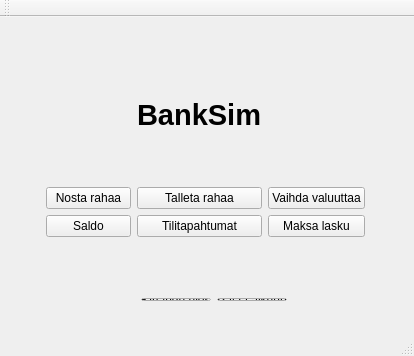
<?xml version="1.0" encoding="UTF-8"?>
<ui version="4.0">
 <class>MainWindow</class>
 <widget class="QMainWindow" name="MainWindow">
  <property name="geometry">
   <rect>
    <x>0</x>
    <y>0</y>
    <width>414</width>
    <height>356</height>
   </rect>
  </property>
  <property name="windowTitle">
   <string>MainWindow</string>
  </property>
  <widget class="QWidget" name="centralWidget">
   <widget class="QStackedWidget" name="stackedWidget">
    <property name="geometry">
     <rect>
      <x>0</x>
      <y>0</y>
      <width>401</width>
      <height>261</height>
     </rect>
    </property>
    <property name="currentIndex">
     <number>2</number>
    </property>
    <widget class="QWidget" name="page_7">
     <widget class="QLabel" name="label_8">
      <property name="geometry">
       <rect>
        <x>110</x>
        <y>50</y>
        <width>181</width>
        <height>16</height>
       </rect>
      </property>
      <property name="text">
       <string>Kortti tunnistettu! Syötä pinkoodisi!</string>
      </property>
     </widget>
     <widget class="QPushButton" name="pushButton_12Syotapin">
      <property name="geometry">
       <rect>
        <x>160</x>
        <y>140</y>
        <width>80</width>
        <height>21</height>
       </rect>
      </property>
      <property name="text">
       <string>Syötä Pin</string>
      </property>
     </widget>
    </widget>
    <widget class="QWidget" name="page_8">
     <widget class="QPushButton" name="pushButton_pankki">
      <property name="geometry">
       <rect>
        <x>90</x>
        <y>130</y>
        <width>80</width>
        <height>21</height>
       </rect>
      </property>
      <property name="text">
       <string>Pankki</string>
      </property>
     </widget>
     <widget class="QPushButton" name="pushButton_visa">
      <property name="geometry">
       <rect>
        <x>230</x>
        <y>130</y>
        <width>80</width>
        <height>21</height>
       </rect>
      </property>
      <property name="text">
       <string>Visa</string>
      </property>
     </widget>
    </widget>
    <widget class="QWidget" name="page">
     <widget class="QWidget" name="layoutWidget">
      <property name="geometry">
       <rect>
        <x>35</x>
        <y>20</y>
        <width>341</width>
        <height>211</height>
       </rect>
      </property>
      <layout class="QGridLayout" name="gridLayout_2">
       <item row="0" column="1">
        <widget class="QLabel" name="label">
         <property name="font">
          <font>
           <pointsize>22</pointsize>
           <weight>75</weight>
           <bold>true</bold>
          </font>
         </property>
         <property name="text">
          <string>BankSim</string>
         </property>
        </widget>
       </item>
       <item row="1" column="0">
        <widget class="QPushButton" name="pushButton">
         <property name="text">
          <string>Nosta rahaa</string>
         </property>
        </widget>
       </item>
       <item row="1" column="1">
        <widget class="QPushButton" name="pushButton_2">
         <property name="text">
          <string>Talleta rahaa</string>
         </property>
        </widget>
       </item>
       <item row="1" column="2">
        <widget class="QPushButton" name="pushButton_3">
         <property name="text">
          <string>Vaihda valuuttaa</string>
         </property>
        </widget>
       </item>
       <item row="2" column="0">
        <widget class="QPushButton" name="pushButton_4">
         <property name="text">
          <string>Saldo</string>
         </property>
        </widget>
       </item>
       <item row="2" column="1">
        <widget class="QPushButton" name="pushButton_5">
         <property name="text">
          <string>Tilitapahtumat</string>
         </property>
        </widget>
       </item>
       <item row="2" column="2">
        <widget class="QPushButton" name="pushButton_6">
         <property name="text">
          <string>Maksa lasku</string>
         </property>
        </widget>
       </item>
      </layout>
     </widget>
    </widget>
    <widget class="QWidget" name="page_2">
     <widget class="QLabel" name="label_2">
      <property name="geometry">
       <rect>
        <x>130</x>
        <y>20</y>
        <width>161</width>
        <height>41</height>
       </rect>
      </property>
      <property name="font">
       <font>
        <pointsize>18</pointsize>
        <weight>75</weight>
        <bold>true</bold>
       </font>
      </property>
      <property name="text">
       <string>Nosta rahaa</string>
      </property>
     </widget>
     <widget class="QLabel" name="label_5">
      <property name="geometry">
       <rect>
        <x>150</x>
        <y>120</y>
        <width>141</width>
        <height>16</height>
       </rect>
      </property>
      <property name="text">
       <string>Syötä nostettava summa</string>
      </property>
     </widget>
     <widget class="QWidget" name="layoutWidget">
      <property name="geometry">
       <rect>
        <x>100</x>
        <y>170</y>
        <width>216</width>
        <height>25</height>
       </rect>
      </property>
      <layout class="QHBoxLayout" name="horizontalLayout_2">
       <item>
        <widget class="QLineEdit" name="lineEdit_nostoSum"/>
       </item>
       <item>
        <widget class="QPushButton" name="pushButton_nosta">
         <property name="text">
          <string>Nosta</string>
         </property>
        </widget>
       </item>
      </layout>
     </widget>
    </widget>
    <widget class="QWidget" name="page_3">
     <widget class="QLabel" name="label_3">
      <property name="geometry">
       <rect>
        <x>120</x>
        <y>20</y>
        <width>161</width>
        <height>41</height>
       </rect>
      </property>
      <property name="font">
       <font>
        <pointsize>18</pointsize>
        <weight>75</weight>
        <bold>true</bold>
       </font>
      </property>
      <property name="text">
       <string>Talleta rahaa</string>
      </property>
     </widget>
     <widget class="QLabel" name="label_6">
      <property name="geometry">
       <rect>
        <x>150</x>
        <y>120</y>
        <width>131</width>
        <height>16</height>
       </rect>
      </property>
      <property name="text">
       <string>Syötä talletettava summa</string>
      </property>
     </widget>
     <widget class="QWidget" name="layoutWidget">
      <property name="geometry">
       <rect>
        <x>100</x>
        <y>170</y>
        <width>216</width>
        <height>25</height>
       </rect>
      </property>
      <layout class="QHBoxLayout" name="horizontalLayout_3">
       <item>
        <widget class="QLineEdit" name="lineEdit_pano"/>
       </item>
       <item>
        <widget class="QPushButton" name="pushButton_pano">
         <property name="text">
          <string>Talleta</string>
         </property>
        </widget>
       </item>
      </layout>
     </widget>
    </widget>
    <widget class="QWidget" name="page_4">
     <widget class="QLabel" name="label_4">
      <property name="geometry">
       <rect>
        <x>100</x>
        <y>20</y>
        <width>211</width>
        <height>41</height>
       </rect>
      </property>
      <property name="font">
       <font>
        <pointsize>18</pointsize>
        <weight>75</weight>
        <bold>true</bold>
       </font>
      </property>
      <property name="text">
       <string>Vaihda Valuuttaa</string>
      </property>
     </widget>
     <widget class="QComboBox" name="comboBox">
      <property name="geometry">
       <rect>
        <x>110</x>
        <y>130</y>
        <width>181</width>
        <height>22</height>
       </rect>
      </property>
      <item>
       <property name="text">
        <string>Kruunu</string>
       </property>
      </item>
      <item>
       <property name="text">
        <string>Punta</string>
       </property>
      </item>
      <item>
       <property name="text">
        <string>Dollari</string>
       </property>
      </item>
      <item>
       <property name="text">
        <string>Rupla</string>
       </property>
      </item>
     </widget>
     <widget class="QLabel" name="label_7">
      <property name="geometry">
       <rect>
        <x>120</x>
        <y>90</y>
        <width>161</width>
        <height>16</height>
       </rect>
      </property>
      <property name="text">
       <string>Valitse valuutta ja syötä summa</string>
      </property>
     </widget>
     <widget class="QLineEdit" name="lineEdit_3">
      <property name="geometry">
       <rect>
        <x>110</x>
        <y>160</y>
        <width>181</width>
        <height>22</height>
       </rect>
      </property>
     </widget>
     <widget class="QPushButton" name="pushButton_11_nostaMuunnos">
      <property name="geometry">
       <rect>
        <x>223</x>
        <y>220</y>
        <width>91</width>
        <height>21</height>
       </rect>
      </property>
      <property name="text">
       <string>Nosta</string>
      </property>
     </widget>
     <widget class="QPushButton" name="pushButton_12Muunna">
      <property name="geometry">
       <rect>
        <x>110</x>
        <y>220</y>
        <width>80</width>
        <height>21</height>
       </rect>
      </property>
      <property name="text">
       <string>Muunna</string>
      </property>
     </widget>
     <widget class="QLabel" name="label_14">
      <property name="geometry">
       <rect>
        <x>110</x>
        <y>190</y>
        <width>71</width>
        <height>20</height>
       </rect>
      </property>
      <property name="text">
       <string>Euroina:</string>
      </property>
     </widget>
     <widget class="QLabel" name="label_12muunos">
      <property name="geometry">
       <rect>
        <x>160</x>
        <y>190</y>
        <width>51</width>
        <height>21</height>
       </rect>
      </property>
      <property name="frameShape">
       <enum>QFrame::Box</enum>
      </property>
      <property name="text">
       <string/>
      </property>
     </widget>
    </widget>
    <widget class="QWidget" name="page_5">
     <widget class="QLabel" name="label_9">
      <property name="geometry">
       <rect>
        <x>180</x>
        <y>20</y>
        <width>71</width>
        <height>41</height>
       </rect>
      </property>
      <property name="font">
       <font>
        <pointsize>18</pointsize>
        <weight>75</weight>
        <bold>true</bold>
       </font>
      </property>
      <property name="text">
       <string>Saldo</string>
      </property>
     </widget>
     <widget class="QTableView" name="tableView_saldo">
      <property name="geometry">
       <rect>
        <x>20</x>
        <y>60</y>
        <width>371</width>
        <height>192</height>
       </rect>
      </property>
      <property name="editTriggers">
       <set>QAbstractItemView::NoEditTriggers</set>
      </property>
     </widget>
    </widget>
    <widget class="QWidget" name="page_6">
     <widget class="QLabel" name="label_10">
      <property name="geometry">
       <rect>
        <x>110</x>
        <y>20</y>
        <width>181</width>
        <height>41</height>
       </rect>
      </property>
      <property name="font">
       <font>
        <pointsize>18</pointsize>
        <weight>75</weight>
        <bold>true</bold>
       </font>
      </property>
      <property name="text">
       <string>Tilitapahtumat</string>
      </property>
     </widget>
     <widget class="QTableView" name="transactionTableView">
      <property name="geometry">
       <rect>
        <x>5</x>
        <y>70</y>
        <width>391</width>
        <height>161</height>
       </rect>
      </property>
      <property name="editTriggers">
       <set>QAbstractItemView::NoEditTriggers</set>
      </property>
     </widget>
    </widget>
    <widget class="QWidget" name="page_13">
     <widget class="QLabel" name="label_11">
      <property name="geometry">
       <rect>
        <x>130</x>
        <y>20</y>
        <width>151</width>
        <height>41</height>
       </rect>
      </property>
      <property name="font">
       <font>
        <pointsize>18</pointsize>
        <weight>75</weight>
        <bold>true</bold>
       </font>
      </property>
      <property name="text">
       <string>Maksa lasku</string>
      </property>
     </widget>
     <widget class="QLineEdit" name="lineEdit_SaajanTNro">
      <property name="geometry">
       <rect>
        <x>10</x>
        <y>110</y>
        <width>171</width>
        <height>21</height>
       </rect>
      </property>
     </widget>
     <widget class="QLineEdit" name="lineEdit_MaksunSum">
      <property name="geometry">
       <rect>
        <x>200</x>
        <y>110</y>
        <width>101</width>
        <height>21</height>
       </rect>
      </property>
     </widget>
     <widget class="QLabel" name="label_12">
      <property name="geometry">
       <rect>
        <x>10</x>
        <y>80</y>
        <width>131</width>
        <height>21</height>
       </rect>
      </property>
      <property name="text">
       <string>Maksun saajan tilinro</string>
      </property>
     </widget>
     <widget class="QLabel" name="label_13">
      <property name="geometry">
       <rect>
        <x>200</x>
        <y>80</y>
        <width>121</width>
        <height>20</height>
       </rect>
      </property>
      <property name="text">
       <string>Maksun summa (€)</string>
      </property>
     </widget>
     <widget class="QPushButton" name="pushButton_maksa">
      <property name="geometry">
       <rect>
        <x>130</x>
        <y>190</y>
        <width>80</width>
        <height>21</height>
       </rect>
      </property>
      <property name="text">
       <string>Maksa lasku</string>
      </property>
     </widget>
    </widget>
   </widget>
   <widget class="QWidget" name="layoutWidget">
    <property name="geometry">
     <rect>
      <x>130</x>
      <y>270</y>
      <width>168</width>
      <height>25</height>
     </rect>
    </property>
    <layout class="QHBoxLayout" name="horizontalLayout">
     <item>
      <widget class="QPushButton" name="pushButton_7">
       <property name="text">
        <string>Kirjaudu ulos</string>
       </property>
      </widget>
     </item>
     <item>
      <widget class="QPushButton" name="pushButton_8">
       <property name="text">
        <string>Palaa alkuun</string>
       </property>
      </widget>
     </item>
    </layout>
   </widget>
   <zorder>layoutWidget</zorder>
   <zorder>stackedWidget</zorder>
  </widget>
  <widget class="QMenuBar" name="menuBar">
   <property name="geometry">
    <rect>
     <x>0</x>
     <y>0</y>
     <width>414</width>
     <height>20</height>
    </rect>
   </property>
  </widget>
  <widget class="QToolBar" name="mainToolBar">
   <attribute name="toolBarArea">
    <enum>TopToolBarArea</enum>
   </attribute>
   <attribute name="toolBarBreak">
    <bool>false</bool>
   </attribute>
  </widget>
  <widget class="QStatusBar" name="statusBar"/>
 </widget>
 <layoutdefault spacing="6" margin="11"/>
 <resources/>
 <connections/>
</ui>
